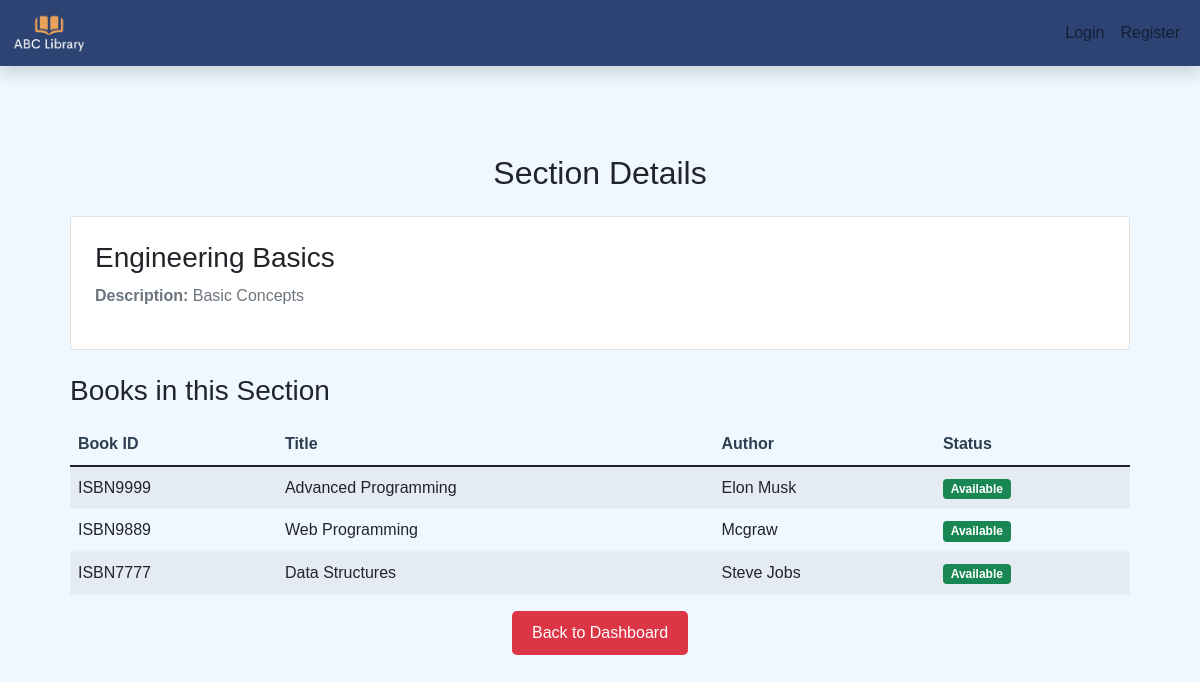
Screenshot of /view_section_lib/3?from=librarian with the database file from the repository.
### app.py (models this page shows, shortened)
class Section(db.Model):
    id = db.Column(db.Integer, primary_key=True)
    name = db.Column(db.String(100), unique=True, nullable=False)
    description = db.Column(db.Text, nullable=True)

class Book(db.Model):
    isbn = db.Column(db.String(13), primary_key=True, unique=True, nullable=False)  # ISBN is now the primary key
    title = db.Column(db.String(200), nullable=False)
    author = db.Column(db.String(100), nullable=False)
    status = db.Column(db.Enum('Available', 'Loaned', 'Reserved', 'Removed', name='book_status'), nullable=False, default='Available')
    section_id = db.Column(db.Integer, db.ForeignKey('section.id'), nullable=True,default=0)  # Book linked to Section
    section = db.relationship('Section', backref=db.backref('books', lazy=True))

### app.py (the view)
@app.route('/view_section_lib/<int:section_id>', methods=['GET'])
def view_section_lib(section_id):
    section = Section.query.get_or_404(section_id)  # Fetch the section by ID
    books = Book.query.filter_by(section_id=section.id).all()  # Fetch all books in that section
    return render_template('view_section_lib.html', section=section, books=books)

### templates/view_section_lib.html (shortened to what this page needs)
{% extends "base.html" %}
{% block content %}
<div class="view-section container mt-4">
    <h2 class="text-center mb-4">Section Details</h2>
    <div class="section-info card p-4 mb-4">
        <h3>{{ section.name }}</h3>
        <p class="text-muted"><strong>Description:</strong> {{ section.description }}</p>
    </div>
    <h3 class="mb-3">Books in this Section</h3>
    <table class="table table-striped">
        <thead class="thead-dark">
            <tr>
                <th>Book ID</th>
                <th>Title</th>
                <th>Author</th>
                <th>Status</th>
            </tr>
        </thead>
        <tbody>
            {% if books %}
                {% for book in books %}
                <tr>
                    <td>{{ book.isbn }}</td>
                    <td>{{ book.title }}</td>
                    <td>{{ book.author }}</td>
                    <td>
                        <span class="badge {% if book.status == 'Available' %}bg-success{% elif book.status == 'Reserved' %}bg-info{% else %}bg-danger{% endif %}">
                            {{ book.status }}
                        </span>
                    </td>
                </tr>
                {% endfor %}
            {% else %}
                <tr>
                    <td colspan="4" class="text-center">No books found in this section.</td>
                </tr>
            {% endif %}
        </tbody>
    </table>
    <div class="text-center">
        <a href="{{ url_for('librarian_dashboard') }}" class="btn btn-danger">Back to Dashboard</a>
    </div>
</div>
{% endblock %}

### templates/base.html (shortened to what this page needs)
<!DOCTYPE html>
<html lang="en">
<head>
    <link href="https://cdn.jsdelivr.net/npm/bootstrap@5.1.3/dist/css/bootstrap.min.css" rel="stylesheet">
</head>
<body>
    <nav class="navbar navbar-expand-lg navbar-light shadow">
        <div class="container-fluid">
            <a class="navbar-brand" href="/">
                <img src="{{ url_for('static', filename='images/something.jpg') }}" alt="Library System Logo">
            </a>
            <div class="collapse navbar-collapse">
                <ul class="navbar-nav ms-auto">
                    {% if not session.get('token') %}
                    <li class="nav-item"><a class="nav-link" href="{{ url_for('login') }}">Login</a></li>
                    <li class="nav-item"><a class="nav-link" href="{{ url_for('register') }}">Register</a></li>
                    {% else %}
                    <li class="nav-item"><a class="nav-link" href="{{ url_for('logout') }}">Logout</a></li>
                    {% endif %}
                </ul>
            </div>
        </div>
    </nav>
    <div class="container mt-4">
        {% block content %}{% endblock %}
    </div>
</body>
</html>

### templates/base.html (style rules this page uses)
:root { --navy-blue: #2D4373; --beige-gold: #E5B87F; --white: #FFFFFF; --light-azure: #f0f8ff; --light-cyan: #d1ecf1; --dark-cyan: #0c5460; --button-hover-bg: #CF9D64; --input-bg: #F5F5F5; --alert-bg: #f8d7da; --alert-text: #721c24; --light-gray: #ecf0f1; --primary-color: #2c3e50; --secondary-color: #3498db; --success-color: #27ae60; --warning-color: #f1c40f; --danger-color: #e74c3c; }
* { box-sizing: border-box; margin: 0; padding: 0; }
body { font-family: 'Arial', sans-serif; line-height: 1.6; background: var(--light-azure); display: flex; flex-direction: column; min-height: 100vh; }
.navbar { background-color: var(--navy-blue); }
.navbar-brand img { height: 40px; width: auto; }
.nav-link { color: var(--white); }
.container { flex: 1; padding: 20px; }
.btn { padding: 10px 20px; border: none; border-radius: 5px; cursor: pointer; transition: background 0.3s; }
table { width: 100%; border-collapse: collapse; }
th, td { padding: 12px; text-align: left; border-bottom: 1px solid var(--light-gray); }
th { background: var(--light-gray); color: var(--primary-color); }

### rows the page displays
Section: name "Engineering Basics", description "Basic Concepts"
Book: isbn "ISBN9999", title "Advanced Programming", author "Elon Musk", status "Available"
Book: isbn "ISBN9889", title "Web Programming", author "Mcgraw", status "Available"
Book: isbn "ISBN7777", title "Data Structures", author "Steve Jobs", status "Available"
